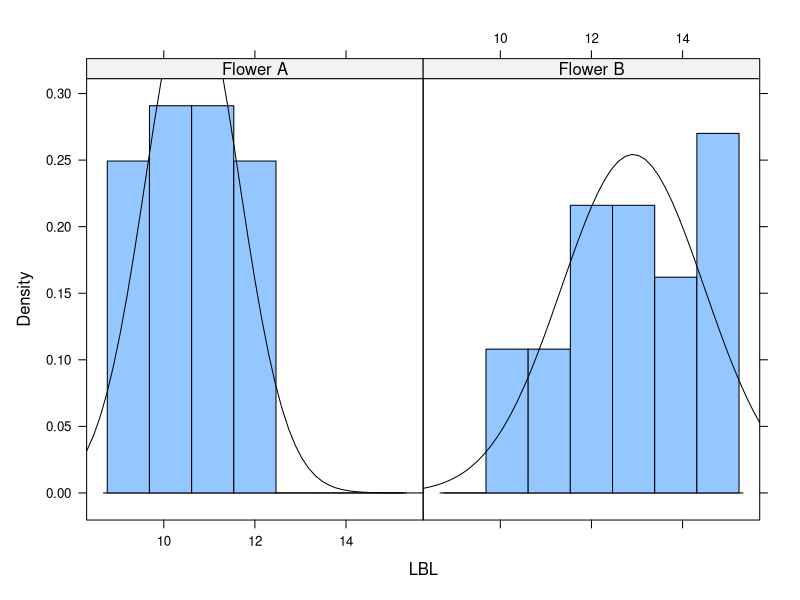
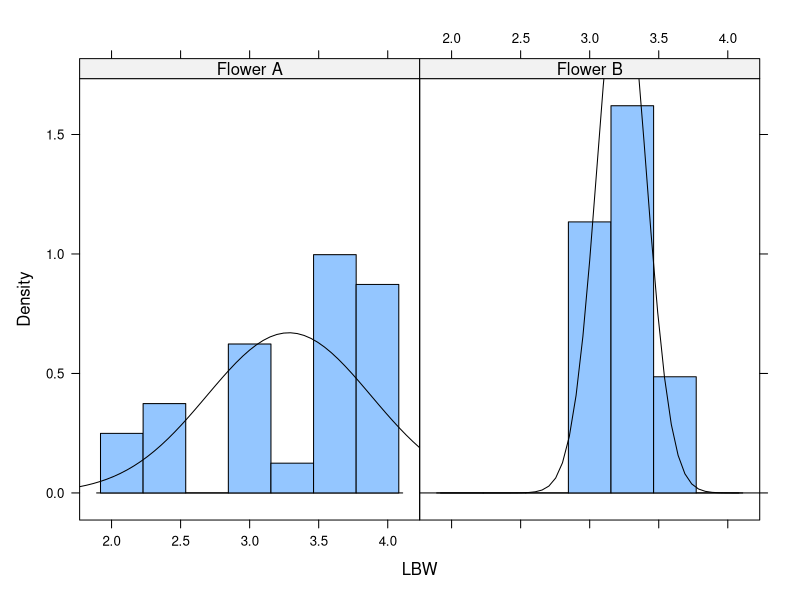
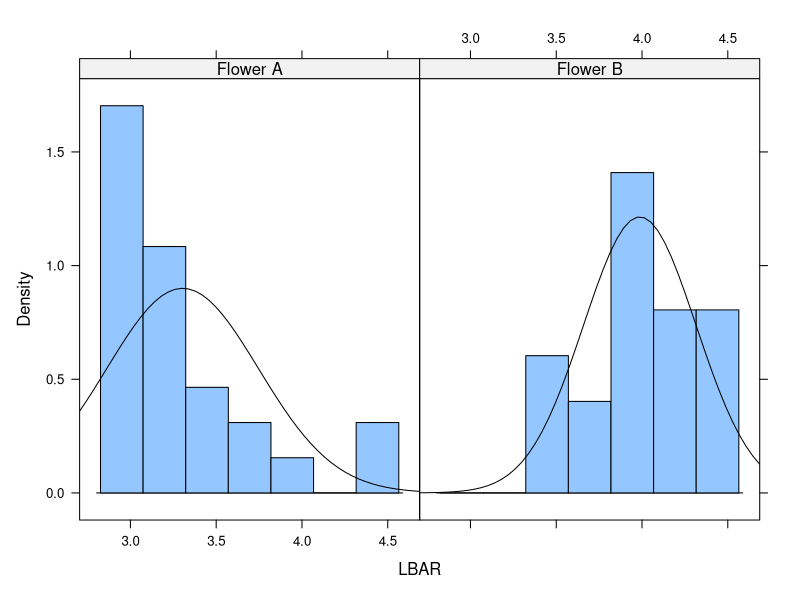
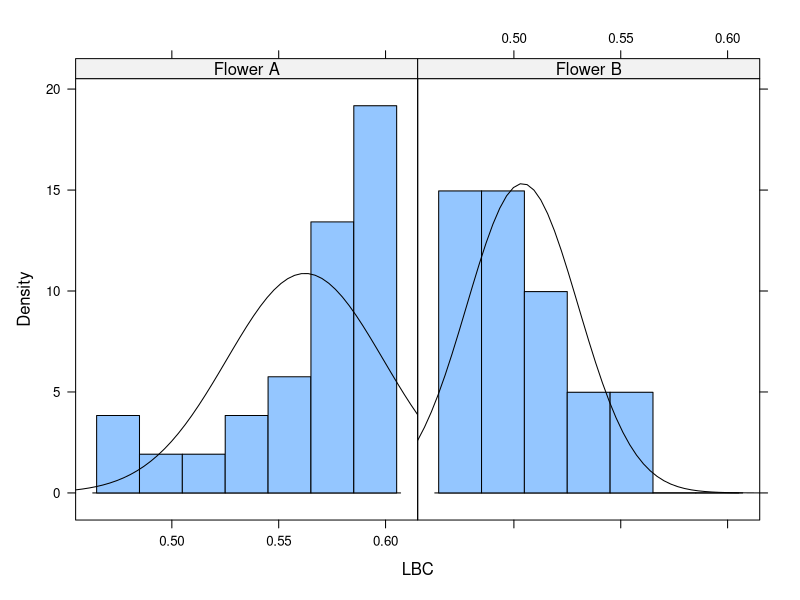
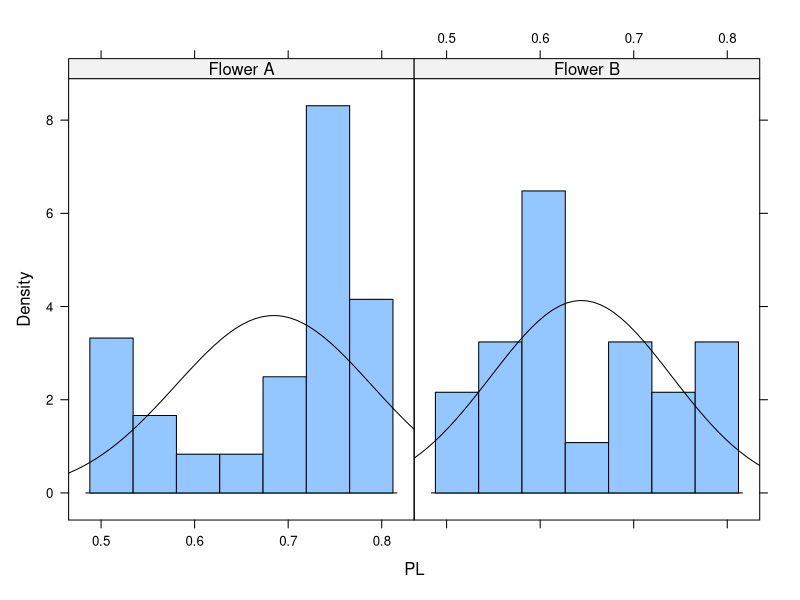
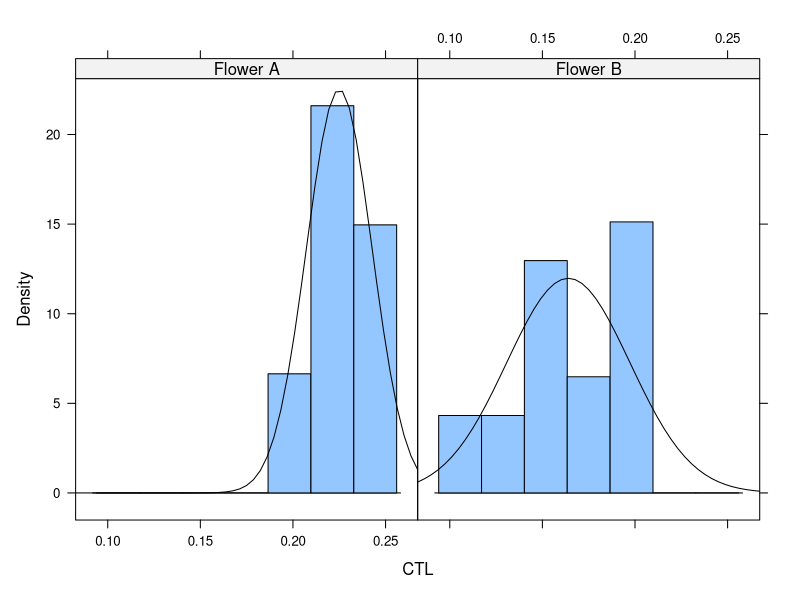
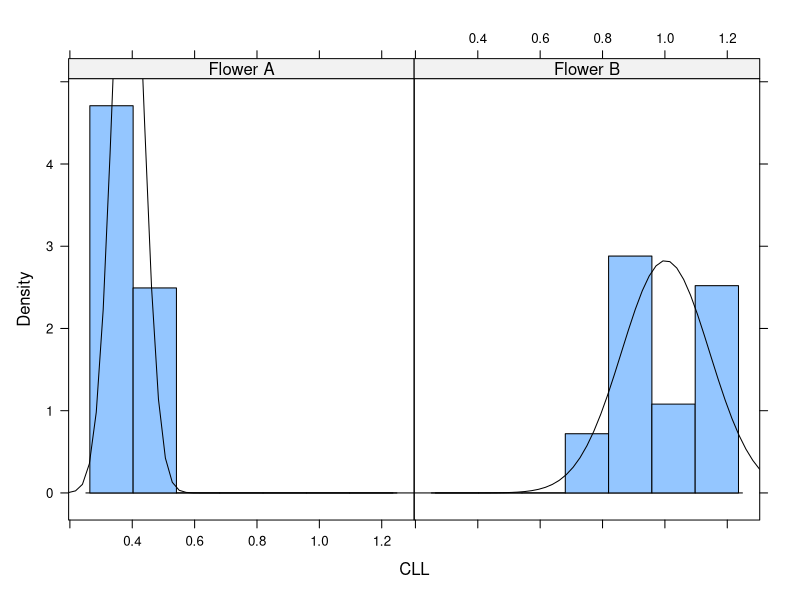
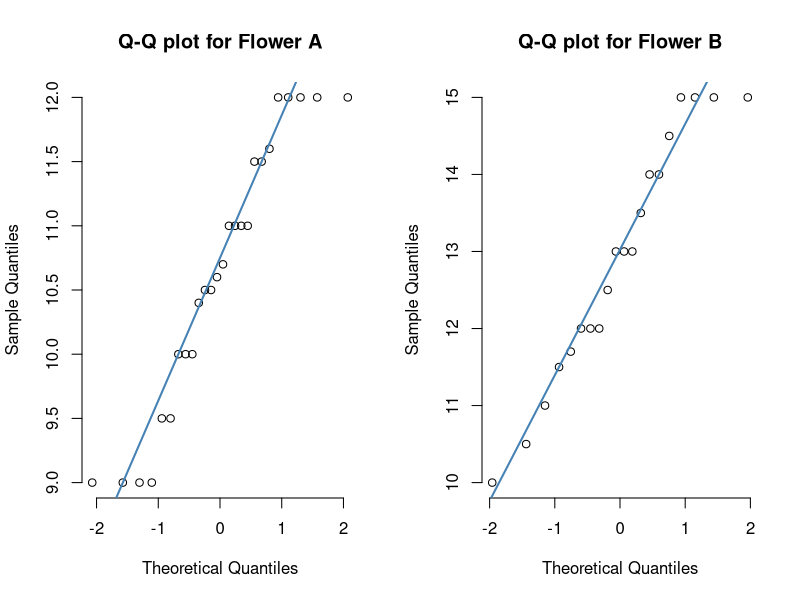

Write R code to recreate these figures, in order. (Note: this script raises an error after producing the figures.)
## ---- chunk 1
knitr::opts_chunk$set(fig.width = 8, fig.height = 4, warning = FALSE, message = FALSE)
options(width = 1000)
## ---- chunk 2
library(tidyverse)
library(ggpubr)
library(rstatix)

flower <- read.csv("flower.csv")
flower$Species <- factor(flower$Species)
flower 

## ---- chunk 3
flower  <- flower[, -1]

flower %>%
  group_by(Species) %>%
  summarise(
    count = n(),
    mean = mean(LBL, na.rm = TRUE),
    sd = sd(LBL, na.rm = TRUE),
    median = median(LBL, na.rm = TRUE),
    IQR = IQR(LBL, na.rm = TRUE)
  )
## ---- chunk 4
### khi sử dụng function với các lệnh trong dplyr thì bạn cần lưu ý quote string tham số 
# https://shixiangwang.github.io/tidyeval-chinese/dplyr.html
# https://stackoverflow.com/questions/67382081/how-to-pass-column-name
#-as-argument-to-function-for-dplyr-verbs

thong_ke_mo_ta <- function(input, group_input, chi_tieu) {
  
  input |> 
    group_by(.data[[group_input]]) %>%
    summarise(
      count = n(),
      mean = mean(.data[[chi_tieu]], na.rm = TRUE),
      sd = sd(.data[[chi_tieu]], na.rm = TRUE),
      median = median(.data[[chi_tieu]], na.rm = TRUE),
      IQR = IQR(.data[[chi_tieu]], na.rm = TRUE)
    ) -> df_ok
  
  return(df_ok)
  
}

lapply(names(flower)[-1], FUN = thong_ke_mo_ta,
       input = flower, group_input = "Species") -> ok

names(ok) <- seq <- names(flower)[-1]

ok
## ---- chunk 5
library(lattice)

for(i in 1:length(names(flower)[-1])){
  
  print(histogram( as.formula(paste("~", names(flower)[-1][i], "|", "Species")), data = flower,
             type = "density",
             panel = function(x, ...) {
               panel.histogram(x, ...)
               panel.mathdensity(dmath = dnorm, col = "black",
                                 args = list(mean=mean(x),sd=sd(x)))
             } ))
  
}
## ---- chunk 6
# test cho toàn bộ các group
# qqnorm(flower$LBL, pch = 1, frame = FALSE)
# qqline(flower$LBL, col = "steelblue", lwd = 2)

par(mfrow = c(1, 2))

flower |> subset(Species == "Flower A") -> flower_a
qqnorm(flower_a$LBL, pch = 1, frame = FALSE, main = "Q-Q plot for Flower A")
qqline(flower_a$LBL, col = "steelblue", lwd = 2)

flower |> subset(Species == "Flower B") -> flower_b
qqnorm(flower_b$LBL, pch = 1, frame = FALSE, main = "Q-Q plot for Flower B")
qqline(flower_b$LBL, col = "steelblue", lwd = 2)
## ---- chunk 7
lattice::qq(Species ~ LBL, aspect = 1, data = flower,
   subset = (Species == "Flower A" | Species == "Flower B"))
## ---- chunk 8
shapiro.test(x = flower_a$LBL)
shapiro.test(x = flower_b$LBL)
## ---- chunk 9
ks.test(flower_a$LBL, flower_b$LBL)
## ---- chunk 10
# The statistical hypotheses are:
# 
# Null hypothesis (H0): the variances of the two groups are equal.
# Alternative hypothesis (Ha): the variances are different.

var.test(flower_a$LBL, flower_b$LBL)
## ---- chunk 11
bar_test <- bartlett.test(LBL ~ Species, data = flower)
bar_test
## ---- chunk 12
library(car)
leveneTest(LBL ~ Species, data = flower)
## ---- chunk 13
fligner.test(LBL ~ Species, data = flower)
## ---- chunk 14
res_1 <- t.test(LBL ~ Species, data = flower, 
              conf.level = 0.95,
              paired = FALSE,
              var.equal = FALSE)
res_1
## ---- chunk 15
res_2 <- t.test(LBL ~ Species, data = flower, 
              conf.level = 0.95,
              paired = FALSE,
              var.equal = TRUE)
res_2
## ---- chunk 16
# Transform the data into long format
# Put all variables in the same column except `Species`, the grouping variable

mydata <- flower

mydata.long <- mydata %>%
  pivot_longer(-Species, names_to = "variables", values_to = "value")

mydata.long <- as.data.frame(mydata.long)

mydata.long
## ---- chunk 17
stat.test <- mydata.long %>%
  group_by(variables) %>%
  t_test(value ~ Species) %>%
  adjust_pvalue(method = "BH") %>%
  add_significance()
stat.test <- as.data.frame(stat.test)
stat.test
## ---- chunk 18
# multi-panel
# # Create the plot
# myplot <- ggboxplot(
#   mydata.long, x = "Species", y = "value",
#   fill = "Species", palette = "npg", legend = "none",
#   ggtheme = theme_pubr(border = TRUE)
#   ) +
#   facet_wrap(~variables)
# # Add statistical test p-values
# stat.test <- stat.test %>% add_xy_position(x = "Species")
# myplot + stat_pvalue_manual(stat.test, label = "p.adj.signif")

###

# Group the data by variables and do a graph for each variable

stat.test <- stat.test %>% add_xy_position(x = "Species")

graphs <- mydata.long %>%
  group_by(variables) %>%
  doo(
    ~ggboxplot(
      data =., x = "Species", y = "value",
      fill = "Species", palette = "npg", legend = "none",
      ggtheme = theme_pubr()
      ), 
    result = "plots"
  )

# graphs

# Add statitistical tests to each corresponding plot
variables <- graphs$variables
for(i in 1:length(variables)){
  graph.i <- graphs$plots[[i]] + 
    labs(title = variables[i]) + 
    stat_pvalue_manual(stat.test[i, ], label = "p.adj.signif")
  print(graph.i)
}
